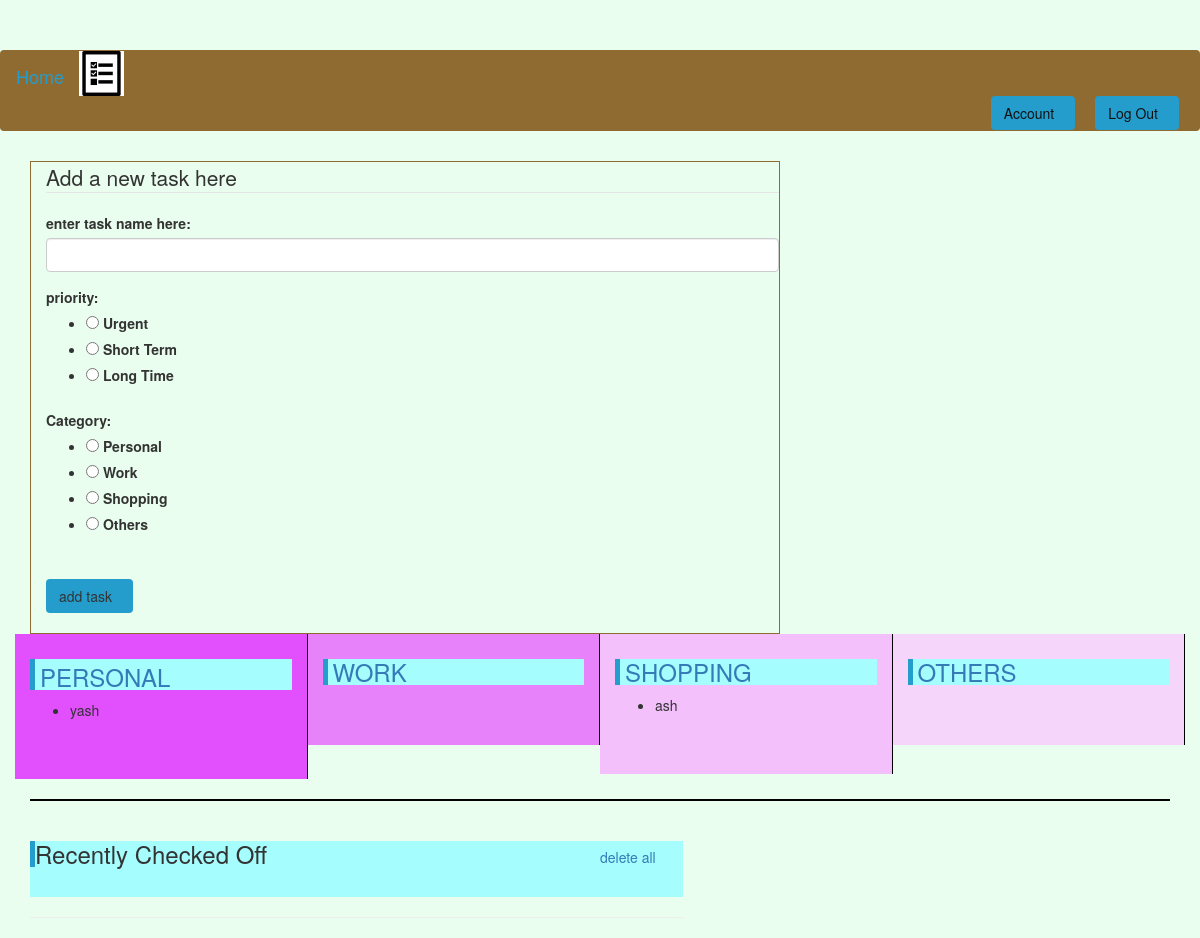
The page /home (signed in) on the database as committed earlier.
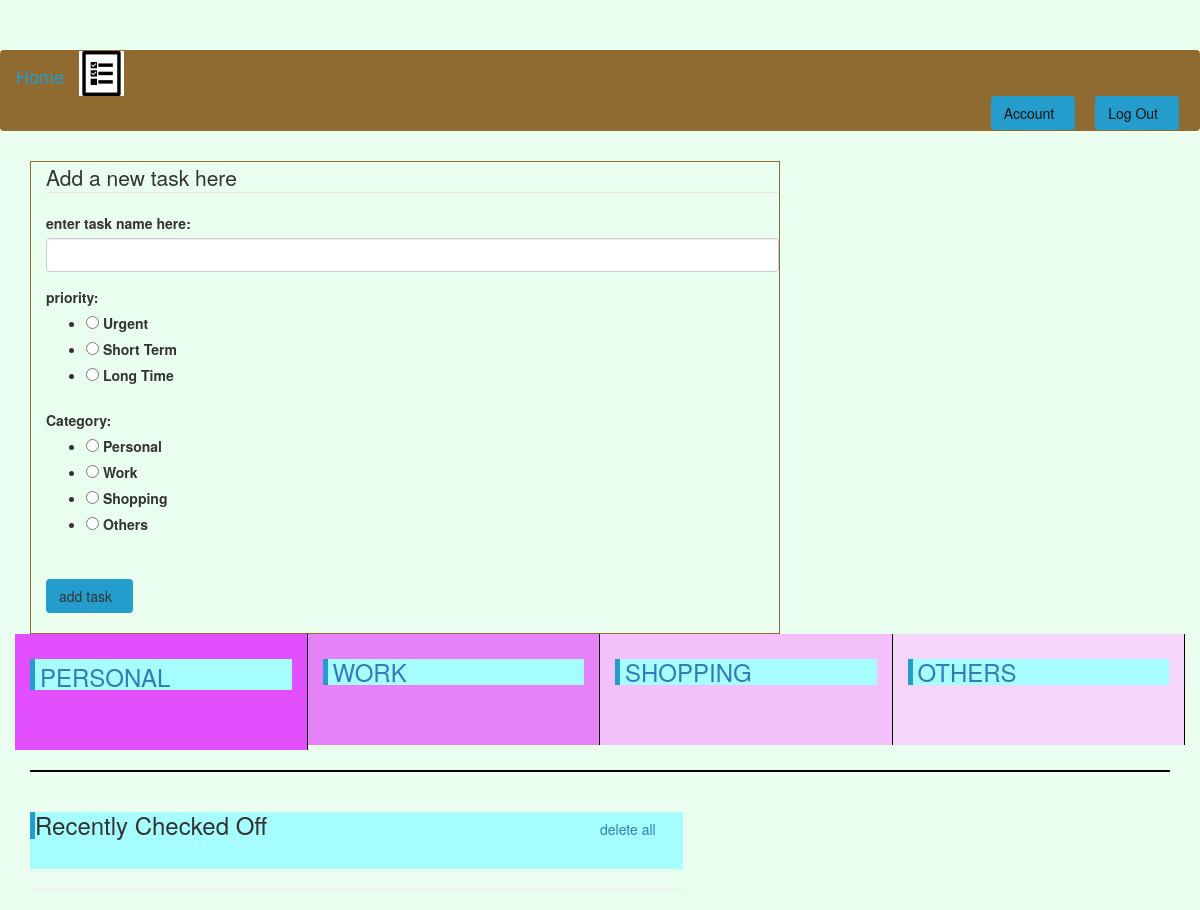
The same page on the database as committed later.
### todo/models.py (models this page shows)
class Task(db.Model):
	id = db.Column(db.Integer, primary_key = True)
	name = db.Column(db.String(20), unique = True, nullable = False)
	priority = db.Column(db.Integer, default = 0)
	category = db.Column(db.Integer, nullable = False)
	status = db.Column(db.Integer, default = 0)
	user_id = db.Column(db.Integer, db.ForeignKey('user.id'), nullable = False)
	date_posted = db.Column(db.DateTime, nullable = False, default=datetime.utcnow)

### todo/routes.py (the view, shortened to what this page needs)
@app.route('/')
@app.route('/home', methods = ['POST', 'GET'])
@login_required
def home():
	form = TaskForm()
	list1 = Task.query.filter_by(category = 1, status = 1)
	list2 = Task.query.filter_by(category = 2, status = 1)
	list3 = Task.query.filter_by(category = 3, status = 1)
	list4 = Task.query.filter_by(category = 4, status = 1)
	list5 = Task.query.filter_by(status = 2)
	empty = 0
	if not list5:
		empty = 1
	return render_template('home.html', form = form, list1 = list1, list2 = list2, list3 = list3, list4 =list4, list5 = list5, empty = empty)

### todo/forms.py
class TaskForm(FlaskForm):
	title = StringField('enter task name here:', validators=[DataRequired(), Length(min=2, max=20)])
	category = RadioField('Category:',validators=[DataRequired()], choices = [('1','Personal'),('2','Work'),('3','Shopping'),('4','Others')])
	priority = RadioField('priority:', validators=[DataRequired()], choices = [('1','Urgent'),('2','Short Term'),('3','Long Time')])
	submit = SubmitField('add task')

### todo/models.py (called while the page is built)
@login_manager.user_loader
def load_user(user_id):
	return User.query.get(int(user_id))

### todo/templates/home.html (shortened to what this page needs)
{% extends "layout.html" %}
{% block content %}
<div class="row">
	<div class="col-md-8" >
		<div class="task-add" style="border-width: 0.3px; border-color: #906B31;border-style: groove; ">
		<form method="POST" action="/" style="padding-left: 15px; padding-bottom: 5px;">
			<fieldset class="form-group">
				<legend class="border-bottom mb-4">Add a new task here</legend>
				<div class="form-group" >
					{{ form.title.label(class="form-control-label") }}
					{{ form.title(class="form-control form-control-lg") }}
				</div>
				<div class="form-group" >
					{{ form.priority.label(class="form-control-label") }}
					{{ form.priority }}
				</div>
				<div class="form-group" style="padding-top: 5px;">
					{{ form.category.label(class="form-control-label") }}
					{{ form.category }}
				</div>
			</fieldset>
			<div class="form-group" style="padding-top: 10px;">
				{{ form.submit(class="btn btn-outline-info") }}
			</div>
		</form>
	</div>
</div>
</div>
<div class="row">
	<div class="col-md-3" style="background-color: #E24FFC; padding-top: 5px; border-right: 1px solid black; padding-bottom: 50px;">
		<div title="edit list" style="background-color: #A5FDFD;"><a href="{{ url_for('list', catname = 1, sort = 'none', name = '0') }}"><h3 style="border-left: 5px solid #249DCD; padding-left: 5px; padding-top: 5px;">PERSONAL</h3></a></div>
		<ul>
			{% for task in list1 %}
				<li> <h5>{{ task.name }}</h5></li>
			{% endfor %}
		</ul>
	</div>
	<div class="col-md-3" style="background-color: #E882FA; padding-top: 5px; border-right: 1px solid black; padding-bottom: 50px;">
		<div title="edit list" style="background-color: #A5FDFD;"><a href="{{ url_for('list', catname = 2, sort = 'none', name = '0') }}"><h3 style="border-left: 5px solid #249DCD; padding-left: 5px;">WORK</h3></a></div>
	</div>
	<div class="col-md-3" style="background-color: #F3C0FC; padding-top: 5px; border-right: 1px solid black; padding-bottom: 50px;">
		<div title="edit list" style="background-color: #A5FDFD;"><a title="view full list" href="{{ url_for('list', catname = 3, sort = 'none', name = '0') }}"><h3 style="border-left: 5px solid #249DCD; padding-left: 5px;">SHOPPING</h3></a>
		</div>
		<ul>
			{% for task in list3 %}
          <li> <h5>{{ task.name }}</h5></li>			{% endfor %}
		</ul>
	</div>
	<div class="col-md-3" style="background-color: #F5D6FA; padding-top: 5px; border-right: 1px solid black; padding-bottom: 50px;">
		<div title="edit list" style="background-color: #A5FDFD;"><a href="{{ url_for('list', catname = 4, sort = 'none', name = '0') }}"><h3 style="border-left: 5px solid #249DCD; padding-left: 5px;">OTHERS</h3></a></div>
	</div>
</div>
<hr style="border: 1px solid black;">
<div class="row">
	<div class="col-md-7">
		<div style="background-color: #A5FDFD;"><h3 style="border-left: 5px solid #249DCD; padding left: 5px;">Recently Checked Off</h3></a>
			{% if not empty %}
			<a style="position:relative; left:570px;
			bottom: 30px;" href="{{ url_for('clear') }}">delete all</a>
			{% endif %}
		</div>
		<hr>
{% endblock content %}

### todo/templates/layout.html (shortened to what this page needs)
<!DOCTYPE html>
<html lang="en" dir="ltr">
  <head>
    <link rel="stylesheet" href="https://maxcdn.bootstrapcdn.com/bootstrap/3.3.7/css/bootstrap.min.css">
    <link rel="stylesheet" href="https://maxcdn.bootstrapcdn.com/bootstrap/3.4.1/css/bootstrap.min.css">
    <link rel="stylesheet" href="https://use.fontawesome.com/releases/v5.7.0/css/all.css">
    <link rel="stylesheet" type="text/css" href="{{ url_for('static', filename='main.css') }}">
  </head>
  <body>
    <header class="site-header">
      <nav class="navbar navbar-light" style="background-color: #906B31;">
        <img src="{{ url_for('static', filename='use.png') }}">
        <a class="navbar-brand" href="{{ url_for('home') }}">Home</a>
        <div class="collapse navbar-collapse" id="navbarNav">
          <ul class="nav navbar-nav navbar-right">
            {% if current_user.is_authenticated %}
              <li class="nav-item" style="padding-right: 20px;">
                <button class="btn"data-toggle="popover" title="Account info"><a class="account-link" href="{{ url_for('account') }}" >Account</a></button>
              </li>
              <li class="nav-item" style="padding-right: 20px;">
                <button class="btn"data-toggle="popover" title="logout"><a class="account-link" href="{{ url_for('logout') }}" >Log Out</a></button>
              </li>
            {% endif %}
          </ul>
        </div>
      </nav>
    </header>
    <main role="main" class="container">
      <div class="content">
        {% block content %}{% endblock %}
      </div>
    </main>
  </body>
</html>

### todo/static/main.css (style rules this page uses)
body { background-color: #E9FEEE; color: #333333; margin-top: 5rem; }
.account-link { color: #121212; }
.navbar-brand { color: #249DCD ; }
.btn { padding-right: 20px; background-color: #249DCD ; opacity: 1; transition: 1s; border-style: double; }

Rows that differ between the two databases and show on the page:
removed Task: name "yash", shown under "PERSONAL"
removed Task: name "ash", shown under "SHOPPING"
